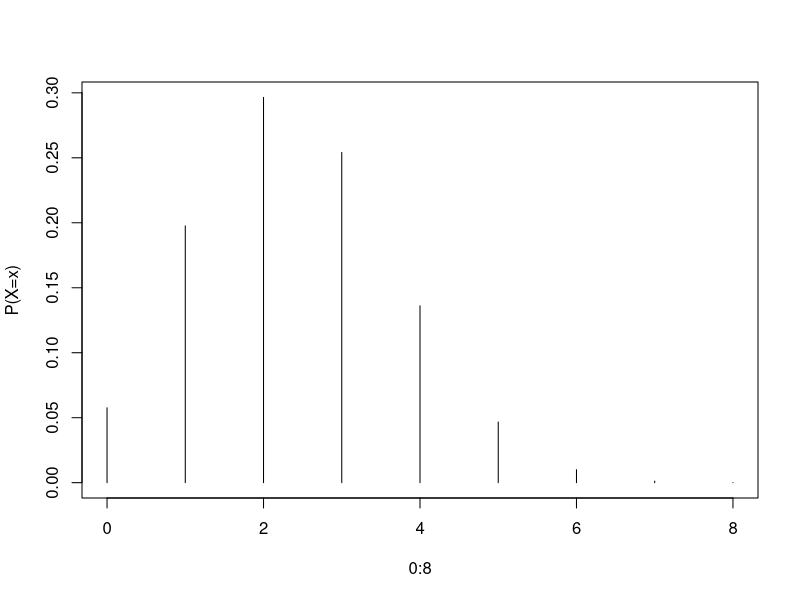
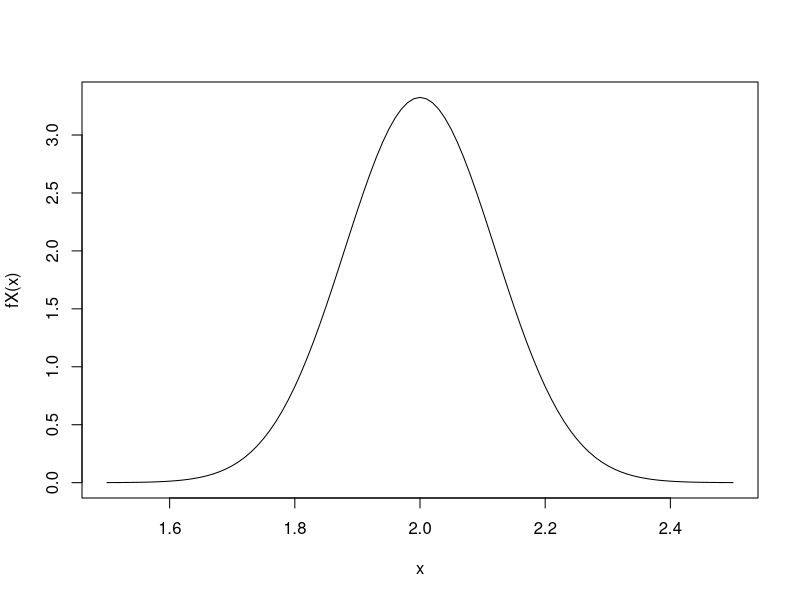
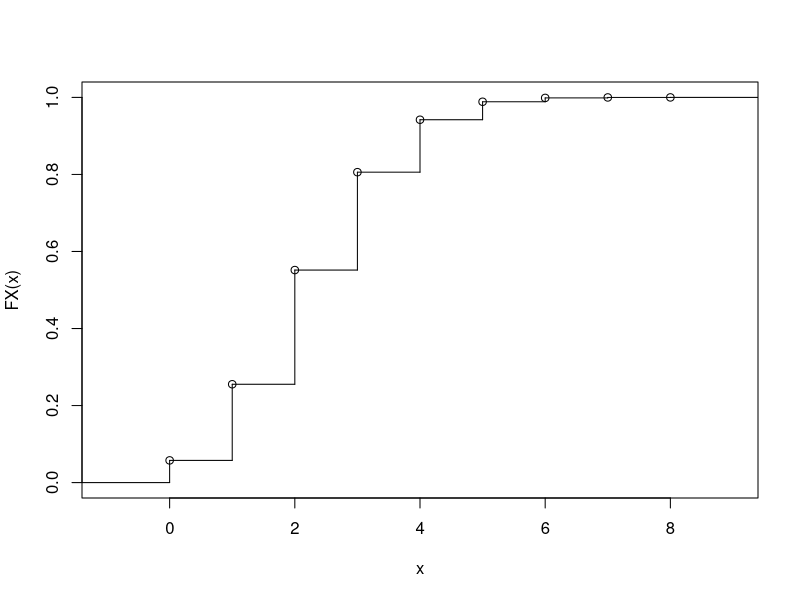
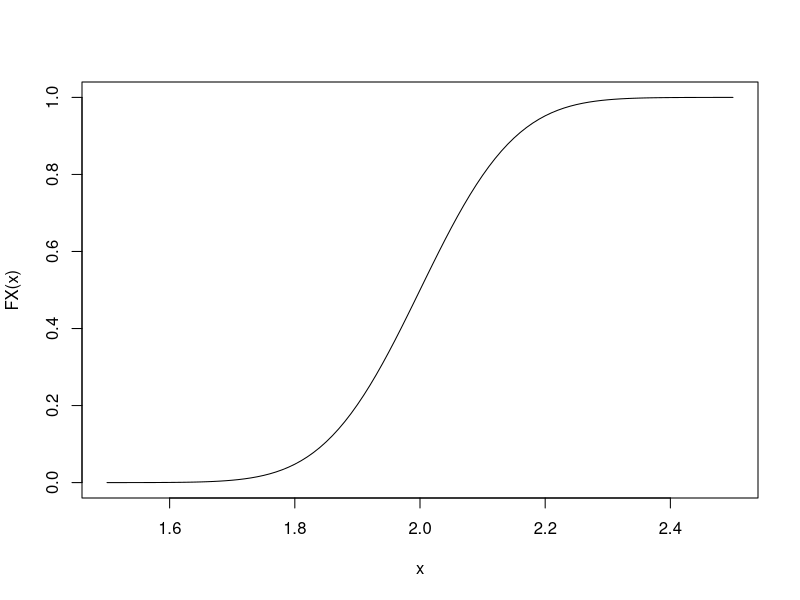

These charts were generated, in order, by the following R code:
#2.3 tinh toan
#vd1 tinh gia tri
#a
dbinom(4,8,0.3)
choose(8,4)*0.3^4*0.7^(8-4)
#b
dnorm(1.7,2,0.12)
1/sqrt(2*pi*0.12^2)*exp(-(1.7-2)^2/(2*0.12^2))
#vd2 tinh gia tri tai nhieu gia tri
dbinom(c(4,6),8,0.3)
dexp(2,c(1,2,3))
#vd3
vec=dexp(2,c(1,2,3))
vec
#vd3 ve ham mat do
plot(0:8,dbinom(0:8,8,0.3),type="h",ylab = "P(X=x)")
curve(dnorm(x,2,0.12),from = 1.5,to=2.5,ylab = "fX(x)")
#vd 4 ham phan phoi 
#a
pbinom(4,8,0.3)
sum(dbinom(0:4,8,0.3))
#b
pnorm(2.1,2,0.12)
#c
pexp(2,3,lower.tail = FALSE)
exp(-6)
#vd 5 bieu dien ham phan phoi cua BNN
#a
plot(stepfun(0:8,c(0,pbinom(0:8,8,0.3))),ylab="FX(x)",main="")
#b
curve(pnorm(x,2,0.12),from=1.5,to=2.5,ylab="FX(x)")

